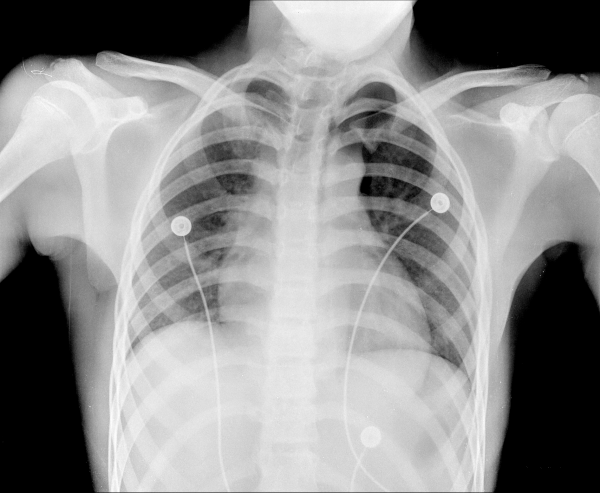
#> input picture HW2/chest.tif, 600 x 493 px
$ jupyter execute Q4.ipynb
#> lines starting #> are read from the running program, lines starting #| are printed output that depends on the picture
[cell 1]
import cv2
import numpy as np
import matplotlib.pyplot as plt

[cell 2]
chest = cv2.imread('chest.tif', cv2.IMREAD_ANYDEPTH)
#> chest is the input picture: shape (493, 600) uint16; min 0, max 64991, mean 36445.1
spine = cv2.imread('spineXray.tif', cv2.IMREAD_ANYDEPTH)
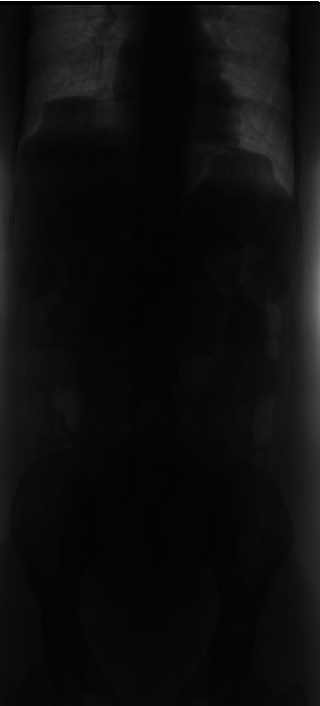
#> input picture HW2/spineXray.tif, 320 x 706 px
#> spine is the input picture: shape (706, 320); min 0, max 255, mean 13.7

[cell 3]
print(chest.dtype)
#| uint16
print(chest.shape)
#| (493, 600)

[cell 4]
print(spine.dtype)
#| uint8
print(spine.shape)
#| (706, 320)

[cell 5]
def performCLAHE(im):
    clahe = cv2.createCLAHE()
    return clahe.apply(im)

CLAHE limits the amplification by clipping the histogram at a predefined value called clip limit.

tileGridSize refers to Size of grid for histogram equalization. Input image will be divided into equally sized rectangular tiles. tileGridSize defines the number of tiles in row and column.

[cell 6]
def transform(im):
    dtype = im.dtype
    if(dtype != 'uint8'):
        im = (im)/(65535)*(255)
    return cv2.equalizeHist(im.astype('uint8'))
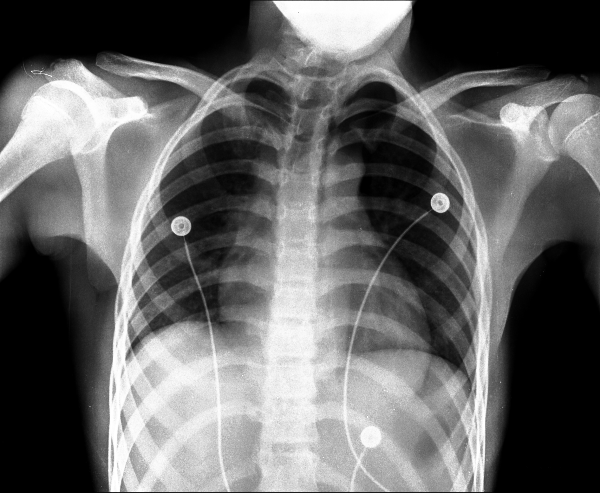
#> returned value: shape (493, 600); min 0, max 255, mean 102.3

[cell 7]
chest_transform = transform(chest)
chest_clahe = performCLAHE(chest)
#> in performCLAHE, `return clahe.apply(im)`:
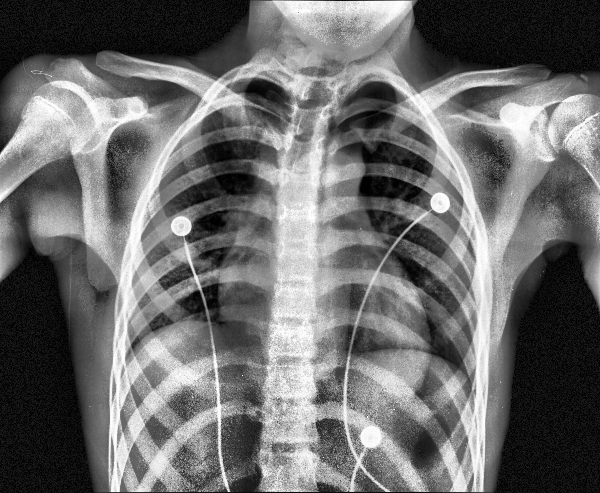
#> returned value: shape (493, 600) uint16; min 20, max 65532, mean 27960.3; drawn with min black and max white
spine_transform = transform(spine)
#> in transform (call 2), `return cv2.equalizeHist(im.astype('uint8'))`:
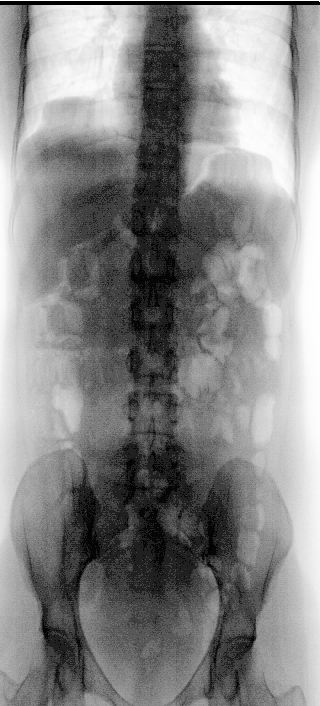
#> returned value: shape (706, 320); min 0, max 255, mean 134.1
spine_clahe = performCLAHE(spine)
#> in performCLAHE (call 2), `return clahe.apply(im)`:
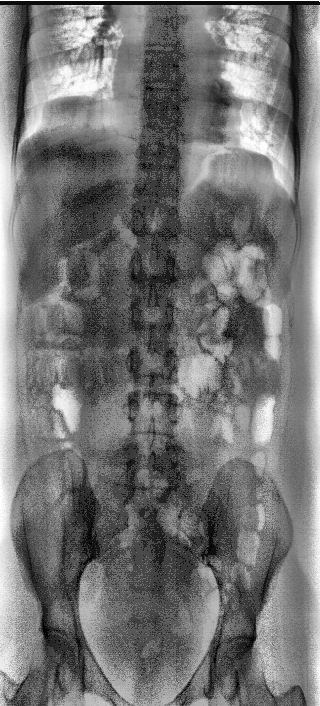
#> returned value: shape (706, 320); min 1, max 255, mean 115.9

[cell 8]
chest_transform.shape
#> Out = (493, 600)

[cell 9]
spine.shape
#> Out = (706, 320)

[cell 10]
chest_transform_hist = cv2.calcHist(chest_transform, [0], None, [64], (0,255), accumulate=False)
#> chest_transform_hist = 64 values, max 432 at index 0, min 0 at index 15, mean 9.38
chest_clahe_hist = cv2.calcHist(chest_clahe, [0], None, [64], (0,255), accumulate=False)
#> chest_clahe_hist = 64 values, max 4 at index 24, min 0 at index 0, mean 0.297
spine_transform_hist = cv2.calcHist(spine_transform, [0], None, [64], (0,255), accumulate=False)
#> spine_transform_hist = 64 values from 0 to 0
spine_clahe_hist = cv2.calcHist(spine_clahe, [0], None, [64], (0,255), accumulate=False)
#> spine_clahe_hist = 64 values from 0 to 0
spine_hist = cv2.calcHist(spine, [0], None, [64], (0,255), accumulate=False)
#> spine_hist = 64 values from 0 to 0
chest_hist = cv2.calcHist(chest, [0], None, [64], (0,255), accumulate=False)
#> chest_hist = 64 values, max 12 at index 20, min 1 at index 10, mean 6.73

[cell 11]
plt.figure(figsize=(50, 50))
plt.subplot(231), plt.imshow(spine, cmap='gray')
plt.subplot(232), plt.imshow(spine_clahe, cmap='gray')
plt.subplot(233), plt.imshow(spine_transform, cmap='gray')
plt.subplot(234), plt.hist(spine)
plt.subplot(235), plt.hist(spine_clahe)
plt.subplot(236), plt.hist(spine_transform)
plt.show()
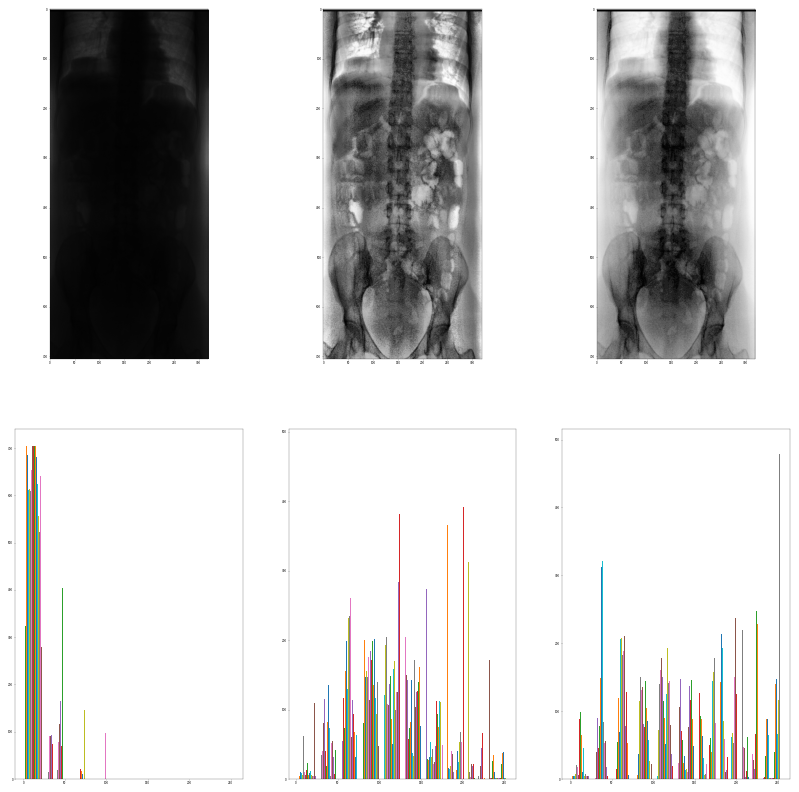
#> figure drawn by matplotlib, 6 panels; panel 4: tallest bar 298 high, from x = 2.55 to 2.61; panel 4: tallest bar 311 high, from x = 28.11 to 28.18; panel 4: tallest bar 353 high, from x = 28.18 to 28.24; panel 5: tallest bar 480 high, from x = 232.1 to 232.2

[cell 12]
plt.figure(figsize=(50, 50))
plt.subplot(231), plt.imshow(chest, cmap='gray')
plt.subplot(232), plt.imshow(chest_clahe, cmap='gray')
plt.subplot(233), plt.imshow(chest_transform, cmap='gray')
plt.subplot(234), plt.plot(chest_hist)
plt.subplot(235), plt.plot(chest_clahe_hist)
plt.subplot(236), plt.plot(chest_transform_hist)
plt.show()
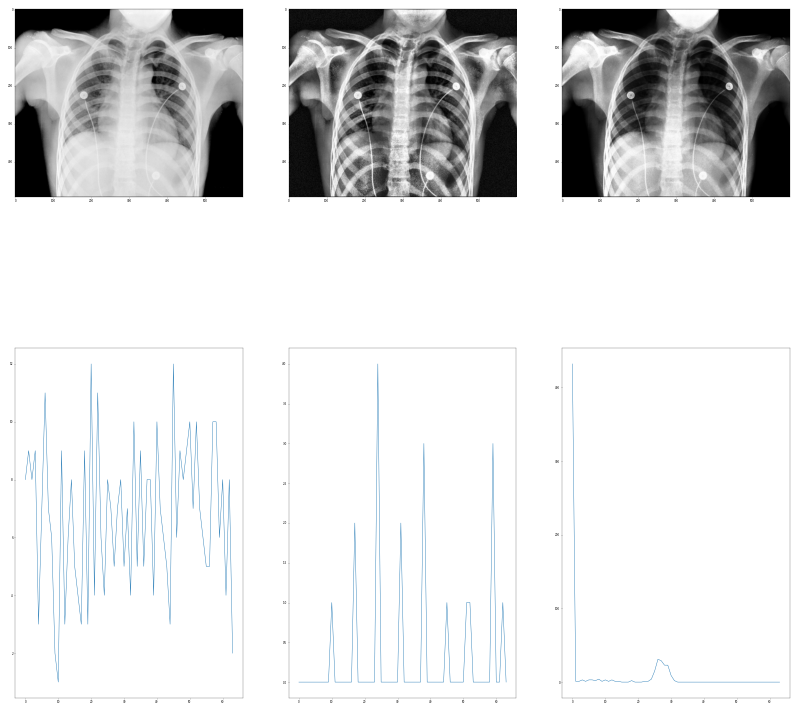
#> figure drawn by matplotlib, 6 panels; panel 4: curve peaks at x = 20, y = 12; panel 5: curve peaks at x = 24, y = 4; panel 6: curve peaks at x = 0, y = 432
